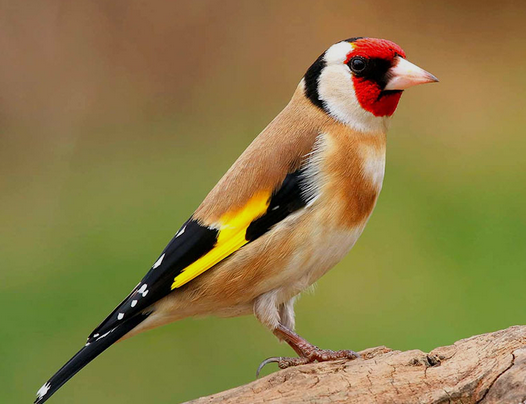
#> input picture image.jpg, 526 x 404 px
$ python partD3.py
#> lines starting #> are read from the running program, lines starting #| are printed output that depends on the picture
from PIL import Image
import numpy as np
import matplotlib.pyplot as plt
import cv2

# Load image
img_pil = Image.open("image.jpg").convert("RGB")
#> img_pil is the input picture: PIL image 526x404 RGB; mean R, G, B 140, 123.5, 69.8
img = np.array(img_pil)

# Convert to grayscale
gray_cv = cv2.cvtColor(img, cv2.COLOR_RGB2GRAY)
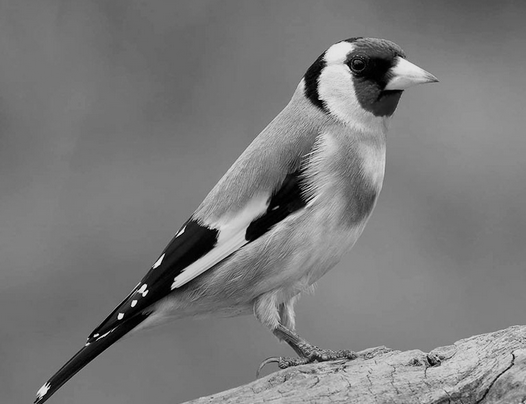
#> gray_cv: shape (404, 526); min 0, max 229, mean 122.3

# Sharpening kernel
kernel = np.array([
    [0, -1, 0],
    [-1, 5, -1],
    [0, -1, 0]
])

# Apply sharpening
sharpened = cv2.filter2D(gray_cv, -1, kernel)
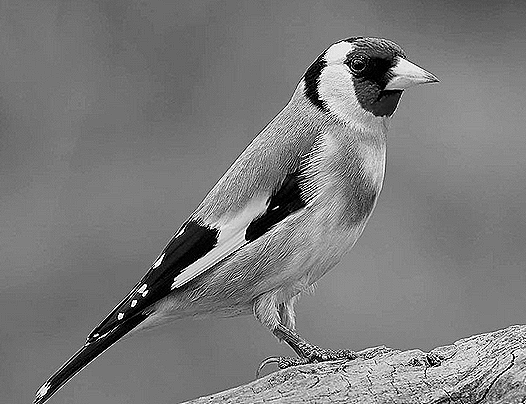
#> sharpened: shape (404, 526); min 0, max 255, mean 122.7

# Display original and sharpened images
plt.figure(figsize=(6, 5))
plt.imshow(gray_cv, cmap="gray")
plt.axis("off")
plt.title("Original Grayscale Image")
plt.show()

plt.figure(figsize=(6, 5))
plt.imshow(sharpened, cmap="gray")
plt.axis("off")
plt.title("Sharpened Image")
plt.show()
